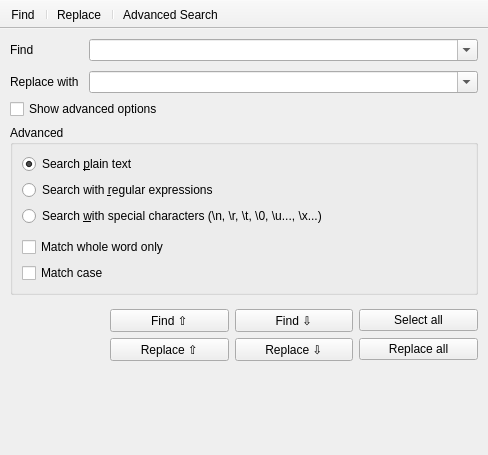
<?xml version="1.0" encoding="UTF-8"?>
<ui version="4.0">
 <class>frmSearchReplace</class>
 <widget class="QMainWindow" name="frmSearchReplace">
  <property name="geometry">
   <rect>
    <x>0</x>
    <y>0</y>
    <width>488</width>
    <height>455</height>
   </rect>
  </property>
  <property name="windowTitle">
   <string>Search</string>
  </property>
  <property name="windowIcon">
   <iconset resource="../resources.qrc">
    <normaloff>:/icons/notepad/scalable/notepad.svg</normaloff>:/icons/notepad/scalable/notepad.svg</iconset>
  </property>
  <property name="unifiedTitleAndToolBarOnMac">
   <bool>true</bool>
  </property>
  <widget class="QWidget" name="centralWidget">
   <layout class="QVBoxLayout" name="verticalLayout_4">
    <property name="leftMargin">
     <number>10</number>
    </property>
    <property name="topMargin">
     <number>10</number>
    </property>
    <property name="rightMargin">
     <number>10</number>
    </property>
    <property name="bottomMargin">
     <number>10</number>
    </property>
    <item>
     <layout class="QHBoxLayout" name="horizontalLayout_2">
      <property name="spacing">
       <number>10</number>
      </property>
      <item>
       <layout class="QVBoxLayout" name="verticalLayout_2">
        <item>
         <widget class="QLabel" name="label">
          <property name="sizePolicy">
           <sizepolicy hsizetype="Fixed" vsizetype="Preferred">
            <horstretch>0</horstretch>
            <verstretch>0</verstretch>
           </sizepolicy>
          </property>
          <property name="text">
           <string>Find</string>
          </property>
         </widget>
        </item>
        <item>
         <widget class="QLabel" name="lblReplace">
          <property name="sizePolicy">
           <sizepolicy hsizetype="Fixed" vsizetype="Preferred">
            <horstretch>0</horstretch>
            <verstretch>0</verstretch>
           </sizepolicy>
          </property>
          <property name="text">
           <string>Replace with</string>
          </property>
         </widget>
        </item>
       </layout>
      </item>
      <item>
       <layout class="QVBoxLayout" name="verticalLayout_3">
        <item>
         <widget class="QComboBox" name="cmbSearch">
          <property name="sizePolicy">
           <sizepolicy hsizetype="Expanding" vsizetype="Fixed">
            <horstretch>0</horstretch>
            <verstretch>0</verstretch>
           </sizepolicy>
          </property>
          <property name="editable">
           <bool>true</bool>
          </property>
          <property name="insertPolicy">
           <enum>QComboBox::NoInsert</enum>
          </property>
         </widget>
        </item>
        <item>
         <widget class="QComboBox" name="cmbReplace">
          <property name="sizePolicy">
           <sizepolicy hsizetype="Expanding" vsizetype="Fixed">
            <horstretch>0</horstretch>
            <verstretch>0</verstretch>
           </sizepolicy>
          </property>
          <property name="editable">
           <bool>true</bool>
          </property>
          <property name="insertPolicy">
           <enum>QComboBox::NoInsert</enum>
          </property>
         </widget>
        </item>
       </layout>
      </item>
     </layout>
    </item>
    <item>
     <widget class="QCheckBox" name="chkShowAdvanced">
      <property name="text">
       <string>Show advanced options</string>
      </property>
     </widget>
    </item>
    <item>
     <widget class="QGroupBox" name="groupAdvanced">
      <property name="title">
       <string>Advanced</string>
      </property>
      <layout class="QGridLayout" name="gridLayout_2">
       <item row="0" column="0">
        <widget class="QRadioButton" name="radSearchPlainText">
         <property name="text">
          <string>Search &amp;plain text</string>
         </property>
         <property name="checked">
          <bool>true</bool>
         </property>
        </widget>
       </item>
       <item row="3" column="0">
        <spacer name="verticalSpacer_3">
         <property name="orientation">
          <enum>Qt::Vertical</enum>
         </property>
         <property name="sizeType">
          <enum>QSizePolicy::Minimum</enum>
         </property>
         <property name="sizeHint" stdset="0">
          <size>
           <width>20</width>
           <height>5</height>
          </size>
         </property>
        </spacer>
       </item>
       <item row="4" column="0">
        <widget class="QCheckBox" name="chkMatchWholeWord">
         <property name="text">
          <string>Match whole word only</string>
         </property>
        </widget>
       </item>
       <item row="5" column="0">
        <widget class="QCheckBox" name="chkMatchCase">
         <property name="text">
          <string>Match case</string>
         </property>
        </widget>
       </item>
       <item row="2" column="0">
        <widget class="QRadioButton" name="radSearchWithSpecialChars">
         <property name="text">
          <string>Search &amp;with special characters (\n, \r, \t, \0, \u..., \x...)</string>
         </property>
        </widget>
       </item>
       <item row="1" column="0">
        <widget class="QRadioButton" name="radSearchWithRegex">
         <property name="text">
          <string>Search with &amp;regular expressions</string>
         </property>
        </widget>
       </item>
      </layout>
     </widget>
    </item>
    <item>
     <spacer name="verticalSpacer">
      <property name="orientation">
       <enum>Qt::Vertical</enum>
      </property>
      <property name="sizeType">
       <enum>QSizePolicy::Minimum</enum>
      </property>
      <property name="sizeHint" stdset="0">
       <size>
        <width>20</width>
        <height>8</height>
       </size>
      </property>
     </spacer>
    </item>
    <item>
     <layout class="QGridLayout" name="gridLayout">
      <item row="0" column="2">
       <widget class="QPushButton" name="btnFindNext">
        <property name="text">
         <string>Find ⇩</string>
        </property>
        <property name="autoDefault">
         <bool>true</bool>
        </property>
       </widget>
      </item>
      <item row="0" column="3">
       <widget class="QPushButton" name="btnSelectAll">
        <property name="text">
         <string>Select all</string>
        </property>
        <property name="autoDefault">
         <bool>true</bool>
        </property>
       </widget>
      </item>
      <item row="1" column="1">
       <widget class="QPushButton" name="btnReplacePrev">
        <property name="text">
         <string>Replace ⇧</string>
        </property>
        <property name="autoDefault">
         <bool>true</bool>
        </property>
       </widget>
      </item>
      <item row="1" column="2">
       <widget class="QPushButton" name="btnReplaceNext">
        <property name="text">
         <string>Replace ⇩</string>
        </property>
        <property name="autoDefault">
         <bool>true</bool>
        </property>
       </widget>
      </item>
      <item row="1" column="3">
       <widget class="QPushButton" name="btnReplaceAll">
        <property name="text">
         <string>Replace all</string>
        </property>
        <property name="autoDefault">
         <bool>true</bool>
        </property>
       </widget>
      </item>
      <item row="2" column="1">
       <widget class="QLabel" name="lblSpacer1">
        <property name="text">
         <string notr="true"/>
        </property>
       </widget>
      </item>
      <item row="0" column="1">
       <widget class="QPushButton" name="btnFindPrev">
        <property name="text">
         <string>Find ⇧</string>
        </property>
        <property name="autoDefault">
         <bool>true</bool>
        </property>
       </widget>
      </item>
      <item row="0" column="0" rowspan="3">
       <spacer name="horizontalSpacer">
        <property name="orientation">
         <enum>Qt::Horizontal</enum>
        </property>
        <property name="sizeType">
         <enum>QSizePolicy::Maximum</enum>
        </property>
        <property name="sizeHint" stdset="0">
         <size>
          <width>100</width>
          <height>20</height>
         </size>
        </property>
       </spacer>
      </item>
     </layout>
    </item>
   </layout>
  </widget>
  <widget class="QToolBar" name="toolBar">
   <property name="windowTitle">
    <string>Toolbar</string>
   </property>
   <property name="movable">
    <bool>false</bool>
   </property>
   <property name="iconSize">
    <size>
     <width>16</width>
     <height>16</height>
    </size>
   </property>
   <property name="toolButtonStyle">
    <enum>Qt::ToolButtonTextBesideIcon</enum>
   </property>
   <property name="floatable">
    <bool>false</bool>
   </property>
   <attribute name="toolBarArea">
    <enum>TopToolBarArea</enum>
   </attribute>
   <attribute name="toolBarBreak">
    <bool>false</bool>
   </attribute>
   <addaction name="actionFind"/>
   <addaction name="separator"/>
   <addaction name="actionReplace"/>
   <addaction name="separator"/>
   <addaction name="actionAdvancedSearch"/>
  </widget>
  <action name="actionReplace">
   <property name="checkable">
    <bool>true</bool>
   </property>
   <property name="text">
    <string>&amp;Replace</string>
   </property>
  </action>
  <action name="actionFind">
   <property name="checkable">
    <bool>true</bool>
   </property>
   <property name="text">
    <string>&amp;Find</string>
   </property>
  </action>
  <action name="actionAdvancedSearch">
   <property name="checkable">
    <bool>false</bool>
   </property>
   <property name="text">
    <string>Advanced Search</string>
   </property>
   <property name="toolTip">
    <string>Advanced Search</string>
   </property>
  </action>
 </widget>
 <tabstops>
  <tabstop>cmbSearch</tabstop>
  <tabstop>cmbReplace</tabstop>
  <tabstop>chkShowAdvanced</tabstop>
  <tabstop>radSearchPlainText</tabstop>
  <tabstop>radSearchWithRegex</tabstop>
  <tabstop>radSearchWithSpecialChars</tabstop>
  <tabstop>chkMatchWholeWord</tabstop>
  <tabstop>chkMatchCase</tabstop>
  <tabstop>btnFindPrev</tabstop>
  <tabstop>btnFindNext</tabstop>
  <tabstop>btnSelectAll</tabstop>
  <tabstop>btnReplacePrev</tabstop>
  <tabstop>btnReplaceNext</tabstop>
  <tabstop>btnReplaceAll</tabstop>
 </tabstops>
 <resources>
  <include location="../resources.qrc"/>
 </resources>
 <connections/>
</ui>
